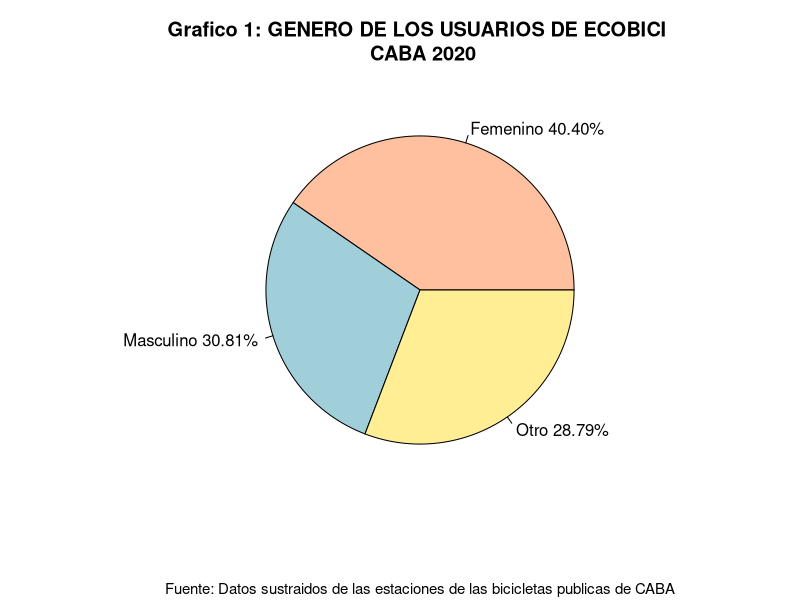
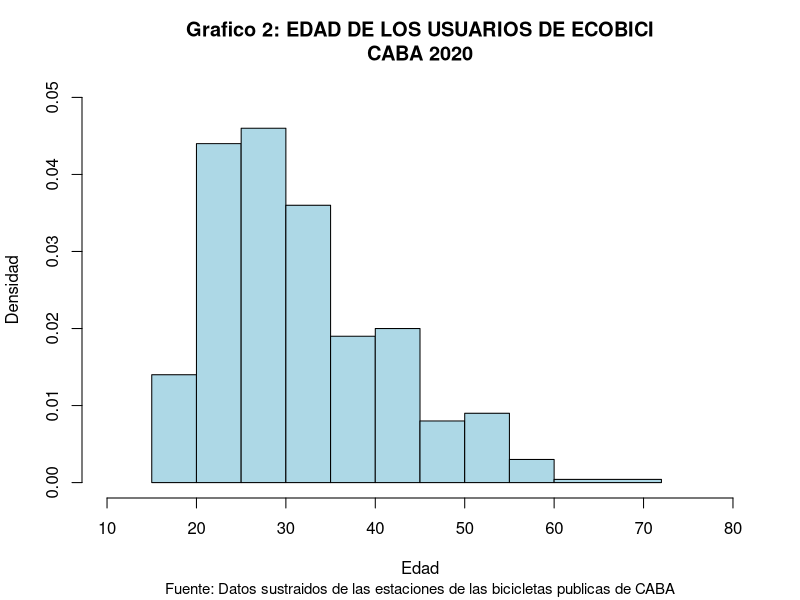
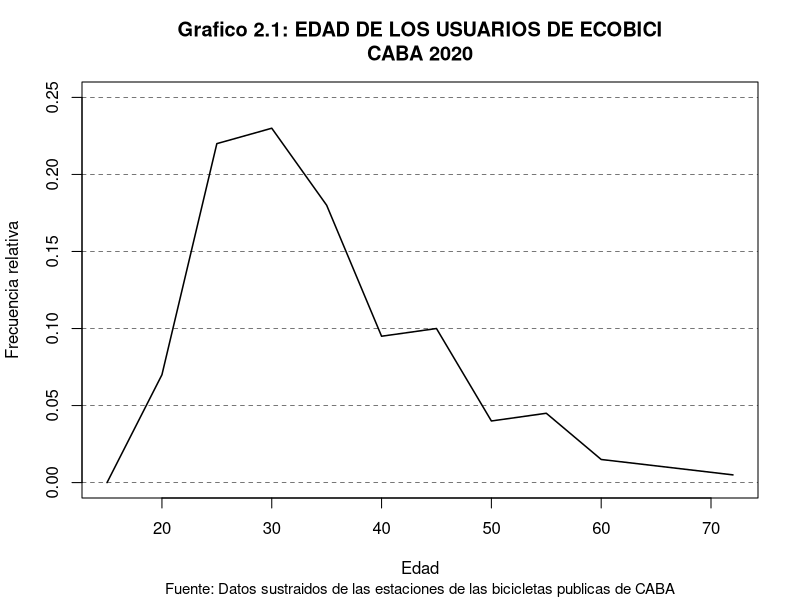
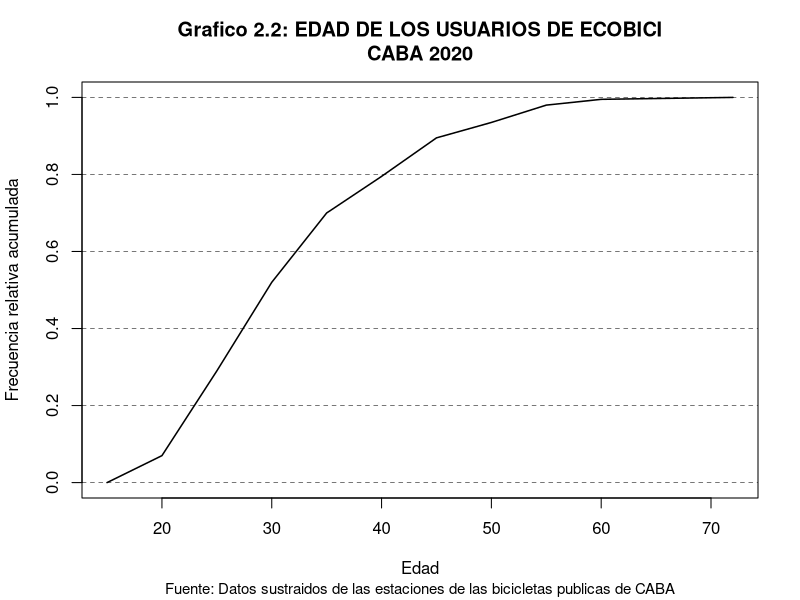
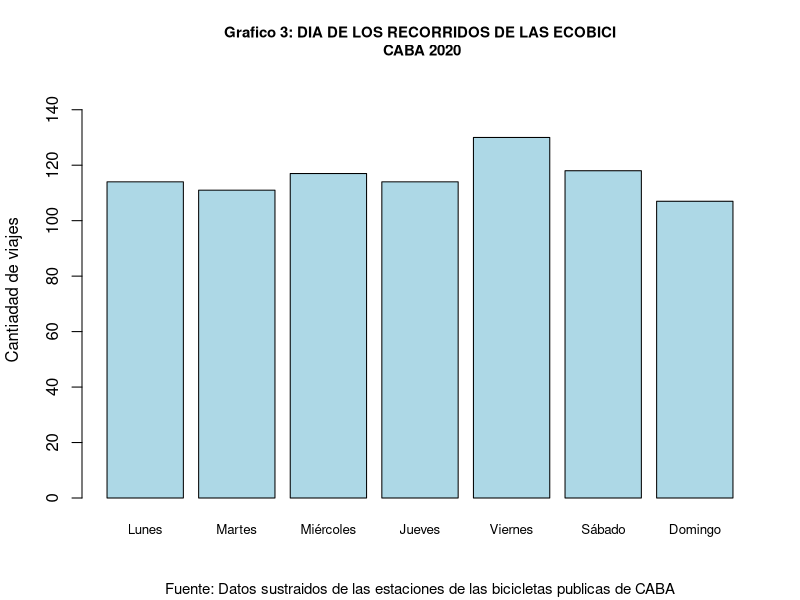
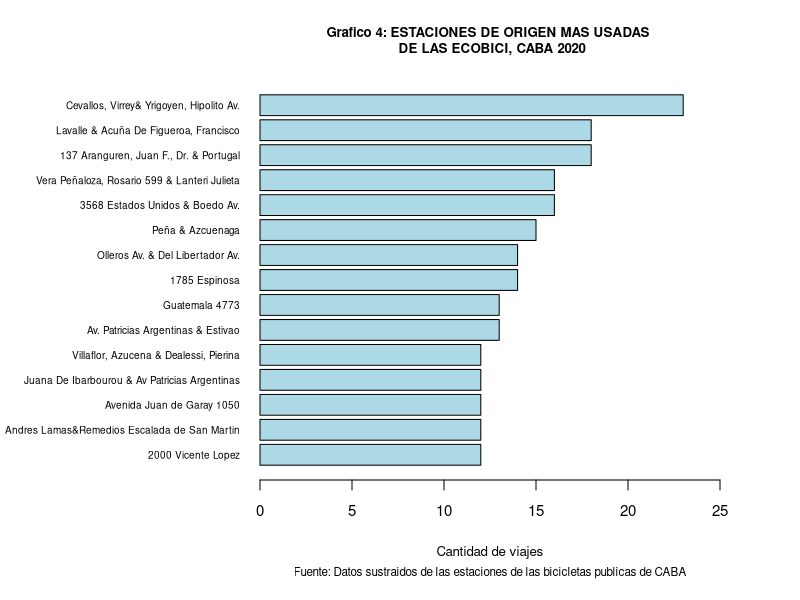
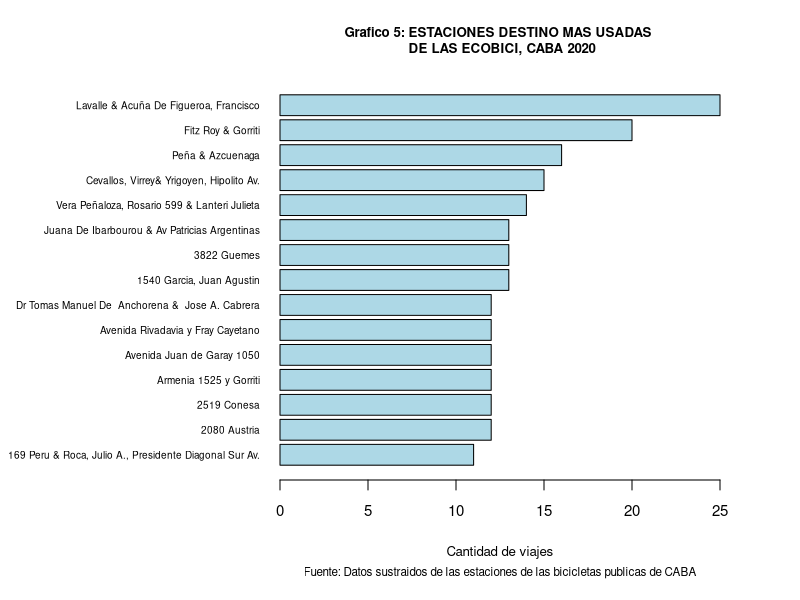
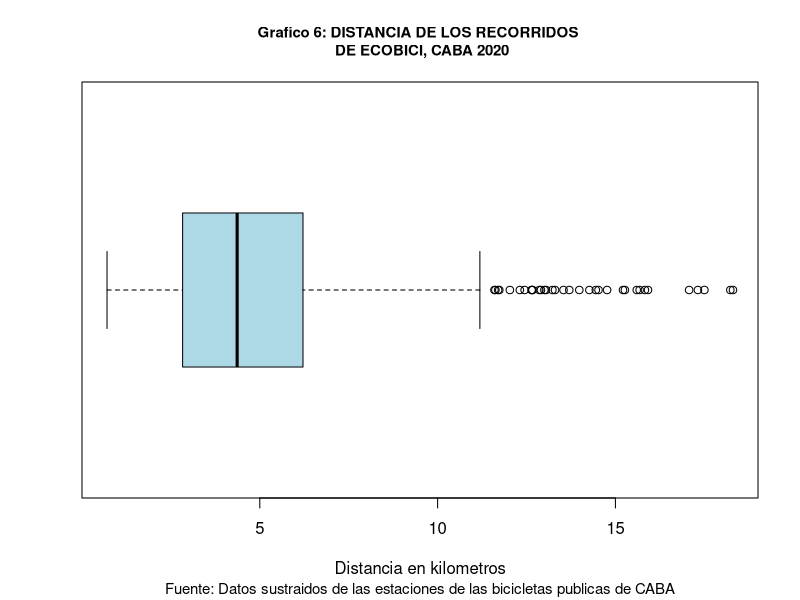

The R source for these figures, in order:
## ---- chunk 1
knitr::opts_chunk$set(echo = FALSE)
# Librerias
library(knitr)
getwd()
# setwd("/home/silva/Documentos/ecobici-estadistica-descriptiva/")
# leemos el csv de recorridos
recorridos <- read.csv("./recorridos6.csv")
# leemos el csv de usuarios
usuarios <- read.csv("./usuarios6.csv")
# combinamos los csv
bicicletas <- merge(usuarios, recorridos, all = TRUE)
# damos un orden a los dias
dia <- factor(bicicletas$dia, levels = c("Lunes","Martes","Miércoles","Jueves", "Viernes", "Sábado", "Domingo"))
## ---- chunk 2


gen <- table(usuarios$genero_usuario)[2:4]
frecRel <- gen/sum(gen)
frecAbsAcum <- cumsum(gen)
frecRelAcum <- cumsum(frecRel)
frecRel <- round(frecRel, digits = 4)
frecRelAcum <- round(frecRelAcum, digits = 4)
tabla <- cbind(names(gen),gen,frecRel,frecAbsAcum,frecRelAcum)
names = c("Genero", "Frecuencia absoluta","Frecuencia relativa","Frecuencia absoluta acumulada",
          "Frecuencia relativa acumulada")
kable(tabla, caption = "Tabla de frecuencias", col.names = names, row.names = FALSE, align = c('l','r','r','r','r','r','r','r'))

genero <- table(usuarios$genero_usuario)[2:4]

label <- c("Femenino","Otro","\n\nMasculino")
porcentajes <- round((genero/sum(genero))*100, digits = 2)
label <- paste(label,"\n\t",porcentajes,"%")
color <- c("#FFC09F","#A0CED9","#FFEE93")
  
pie(
  genero,
  main = "Grafico 1: GENERO DE LOS USUARIOS DE ECOBICI \n CABA 2020",
  labels = c("Femenino 40.40%", "Masculino 30.81%", "Otro 28.79%"),
  sub="Fuente: Datos sustraidos de las estaciones de las bicicletas publicas de CABA",
  cex.sub = 0.9,
  col = color
)

#var(genero) #Variancia de Genero 151

## ---- chunk 3
edad <- usuarios$edad_usuario
breakpoints <- c(15,20,25,30,35,40,45,50,55,60,72)

# Histograma

hist(edad,breaks = breakpoints, right = TRUE,
     xlim = c(10,80), ylim = c(0,0.05), xlab = "Edad", ylab = "Densidad",
     main = "Grafico 2: EDAD DE LOS USUARIOS DE ECOBICI\nCABA 2020",
     sub="Fuente: Datos sustraidos de las estaciones de las bicicletas publicas de CABA",
     cex.sub = 0.9,
     col = "lightblue")

## ---- chunk 4
edad <- usuarios$edad_usuario
rng_edad <- cut(edad, breakpoints, right = TRUE)
tabla_rng_edad <- table(rng_edad)
n <- sum(tabla_rng_edad)

# Poligono de frecuencias
x <- breakpoints
y <- c(0,tabla_rng_edad)/n
plot(x,y,type="l", xlim = c(15,72), ylim = c(0,0.25),
     main = "Grafico 2.1: EDAD DE LOS USUARIOS DE ECOBICI\nCABA 2020",
     sub="Fuente: Datos sustraidos de las estaciones de las bicicletas publicas de CABA",
     cex.sub = 0.9,
     ylab = "Frecuencia relativa", xlab = "Edad",lwd = 1.5)
for (i in seq(0,0.25,by=0.05)) abline(a=i,b=0,lty=2,lwd=0.5)


# Poligono acumulativo
y = cumsum(y)
plot(x,y,type="l", xlim = c(15,72), 
     main = "Grafico 2.2: EDAD DE LOS USUARIOS DE ECOBICI\nCABA 2020",
     sub="Fuente: Datos sustraidos de las estaciones de las bicicletas publicas de CABA",
     cex.sub = 0.9,
     ylab = "Frecuencia relativa acumulada", xlab = "Edad", lwd = 1.5)
for (i in seq(0,1,by=0.2)) abline(a=i,b=0,lty=2,lwd=0.5)

# var(edad) # Variancia de Edad
## ---- chunk 5
edad <- bicicletas$edad_usuario

agrupar <- function(x){
  if (x <= 25) {
    return ("Adulto menor")
  } else if(x <= 45) {
    return ("Adulto medio")
  } else {
    return ("Adulto mayor")
  }
}

etario <- sapply(edad,agrupar)
frecAbs <- table(etario)
frecAbs <- sort(frecAbs, decreasing = TRUE)
#frecAbs <- frecAbs[1:15]
frecRel <- frecAbs/sum(frecAbs)
frecAbsAcum <- cumsum(frecAbs)
frecRelAcum <- cumsum(frecRel)
frecRel <- round(frecRel, digits = 4)
frecRelAcum <- round(frecRelAcum, digits = 4)

tabla <- cbind(names(frecAbs),frecAbs,frecRel,frecAbsAcum,frecRelAcum)
names = c("Grupo etario", "Frecuencia absoluta","Frecuencia relativa","Frecuencia absoluta acumulada",
          "Frecuencia relativa acumulada")
kable(tabla, caption = "Tabla de frecuencias", col.names = names, row.names = FALSE, align = c('l','r','r','r','r'))
## ---- chunk 6
semana <- table(dia)
frecRel <- semana/sum(semana)
frecAbsAcum <- cumsum(semana)
frecRelAcum <- cumsum(frecRel)
frecRel <- round(frecRel, digits = 4)
frecRelAcum <- round(frecRelAcum, digits = 4)
tabla <- cbind(names(semana),semana,frecRel,frecAbsAcum,frecRelAcum)
names = c("Estación", "Frecuencia absoluta","Frecuencia relativa","Frecuencia absoluta acumulada",
          "Frecuencia relativa acumulada")
kable(tabla, caption = "Tabla de frecuencias", col.names = names, row.names = FALSE, align = c('l','r','r','r','r','r','r','r'))

barplot(semana, main = "Grafico 3: DIA DE LOS RECORRIDOS DE LAS ECOBICI\n CABA 2020",
        sub="Fuente: Datos sustraidos de las estaciones de las bicicletas publicas de CABA",
        cex.sub = 0.9,
        cex.main = 0.9,
        cex.names = 0.8,
        ylab = "Cantiadad de viajes",
        ylim = c(0,150), col = c("lightblue"))
## ---- chunk 7
frecAbs <- table(bicicletas$direccion_estacion_origen)
frecAbs <- sort(frecAbs, decreasing = TRUE)
#frecAbs <- frecAbs[1:15]
frecRel <- frecAbs/sum(frecAbs)
frecAbsAcum <- cumsum(frecAbs)
frecRelAcum <- cumsum(frecRel)
frecRel <- round(frecRel, digits = 4)
frecRelAcum <- round(frecRelAcum, digits = 4)

tabla <- cbind(names(frecAbs),frecAbs,frecRel,frecAbsAcum,frecRelAcum)
names = c("Estación", "Frecuencia absoluta","Frecuencia relativa","Frecuencia absoluta acumulada",
          "Frecuencia relativa acumulada")
kable(tabla[1:15,], caption = "Tabla de frecuencias", col.names = names, row.names = FALSE, align = c('l',rep('r',15)))

par(mar = c(6,13,4,4))
barplot(
  sort(frecAbs[1:15], decreasing = FALSE),
  main = "Grafico 4: ESTACIONES DE ORIGEN MAS USADAS \n DE LAS ECOBICI, CABA 2020",
  sub="Fuente: Datos sustraidos de las estaciones de las bicicletas publicas de CABA",
  cex.sub = 0.7,
  cex.main = 0.8,
  cex.lab = 0.8,
  cex.axis = 0.9,
  horiz = TRUE,
  las = 1,
  xlim = c(0,25),
  xlab = "Cantidad de viajes",
  cex.names = 0.6,
  col = "lightblue",
)
par(mar = c(5,4,4,2) + 0.1)
## ---- chunk 8
frecAbs <- table(bicicletas$direccion_estacion_destino)
frecAbs <- sort(frecAbs, decreasing = TRUE)
#frecAbs <- frecAbs[1:15]
frecRel <- frecAbs/sum(frecAbs)
frecAbsAcum <- cumsum(frecAbs)
frecRelAcum <- cumsum(frecRel)
frecRel <- round(frecRel, digits = 4)
frecRelAcum <- round(frecRelAcum, digits = 4)

tabla <- cbind(names(frecAbs),frecAbs,frecRel,frecAbsAcum,frecRelAcum)
names = c("Estación", "Frecuencia absoluta","Frecuencia relativa","Frecuencia absoluta acumulada",
          "Frecuencia relativa acumulada")
kable(tabla[1:15,], caption = "Tabla de frecuencias", col.names = names, row.names = FALSE, align = c('l',rep('r',15)))

par(mar = c(6,14,4,4))
barplot(
  sort(frecAbs[1:15], decreasing = FALSE),
  main = "Grafico 5: ESTACIONES DESTINO MAS USADAS \n DE LAS ECOBICI, CABA 2020",
  sub="Fuente: Datos sustraidos de las estaciones de las bicicletas publicas de CABA",
  cex.sub = 0.7,
  cex.main = 0.8,
  cex.lab = 0.8,
  cex.axis = 0.9,
  horiz = TRUE,
  las = 1,
  xlim = c(0,25),
  xlab = "Cantidad de viajes",
  cex.names = 0.6,
  col = "lightblue",
)
par(mar = c(5, 4, 4, 2) + 0.1)
## ---- chunk 9
distancia <- bicicletas$distancia/1000
distancia <- distancia[distancia<20]
boxplot(distancia, horizontal = TRUE, outline = TRUE,
        main = "Grafico 6: DISTANCIA DE LOS RECORRIDOS \n DE ECOBICI, CABA 2020",
        sub="Fuente: Datos sustraidos de las estaciones de las bicicletas publicas de CABA",
        cex.sub = 0.9,
        cex.main = 0.9,
        xlab = "Distancia en kilometros", boxfill = "lightblue")
## ---- chunk 10
duracion <- bicicletas$duracion_recorrido/60
duracion <- duracion[duracion<90]
boxplot(duracion, horizontal = TRUE, outline = FALSE,
        main = "Grafico 7: DURACION DE LOS RECORRIDOS \n DE ECOBICI, CABA 2020",
        sub="Fuente: Datos sustraidos de las estaciones de las bicicletas publicas de CABA",
        cex.sub = 0.9,
        cex.main = 0.9,
        xlab = "Duración en minutos", boxfill = "lightblue")
## ---- chunk 11
viajes <- table(bicicletas$id_usuario)

plot(table(viajes), 
     main = "Grafico 8: CANTIDAD DE VIAJES POR USUARIO\nCABA 2020",
     sub="Fuente: Datos sustraidos de las estaciones de las bicicletas publicas de CABA",
     cex.sub = 0.9,
     ylim = c(0,100), xlab = c("Cantidad de Viajes") ,ylab = c("Cantidad de Usuarios"))

n <- sum(table(viajes))
v <- table(viajes)
v <- append(v,c(0,0,0,0),after =16)
v <- append(v,c(0,0),after = 21)
v <- append(v,0,after=25)
v <- append(v,c(0,0,0,0),after=27)

titulo <- "Grafico 9: FRECUENCIA RELATIVA ACUMULADA DE LA\n CANTIDAD DE VIAJES POR USUARIO\nCABA 2020"
plot(c(0,cumsum(v))/n, type = "s",xlim=c(0,32), main = titulo,
     cex.main = 0.9,
     sub = "Fuente: Datos sustraidos de las estaciones de las bicicletas publicas de CABA",
     cex.sub = 0.9, ylab = "Frecuencia relativa acumulada", xlab = "Cantidad de viajes",lwd=1.5)
for (i in seq(0,1,by=0.2)) abline(a=i,b=0,lty=2,lwd=0.5)
## ---- chunk 12
edad <- bicicletas$edad_usuario

agrupar <- function(x){
  if (x <= 21) {
    return ("[16-21]")
  } else if(x <= 30) {
    return ("[22-30]")
  } else if(x <= 45){
    return ("[30-45]")
  } else if(x <= 72){
    return("[45-72]")
  }
}

edad <- sapply(edad,agrupar)


distancia <- bicicletas$duracion/60

bivar <- data.frame(edad,distancia)

bivar$edad <- factor(bivar$edad, levels = c("[16-21]","[22-30]","[30-45]","[45-72]"))

par(mar = c(6,8,4,4))
boxplot((bivar$distancia)~(bivar$edad), horizontal = TRUE, outline = FALSE,
        main = "Grafico 10: DURACION DEL RECORRIDO SEGUN \n LA EDAD DEL USUARIO, CABA 2020",
        sub="Fuente: Datos sustraidos de las estaciones de las bicicletas publicas de CABA",
        cex.sub = 0.9,
        las = 1,
        ylab = "",
        names = c("De 16 a 21 años", "De 22 a 30 años","De 31 a 45 años", "De 46 a 72 años"),
        xlab = "Duración en minutos", boxfill = "lightblue")
